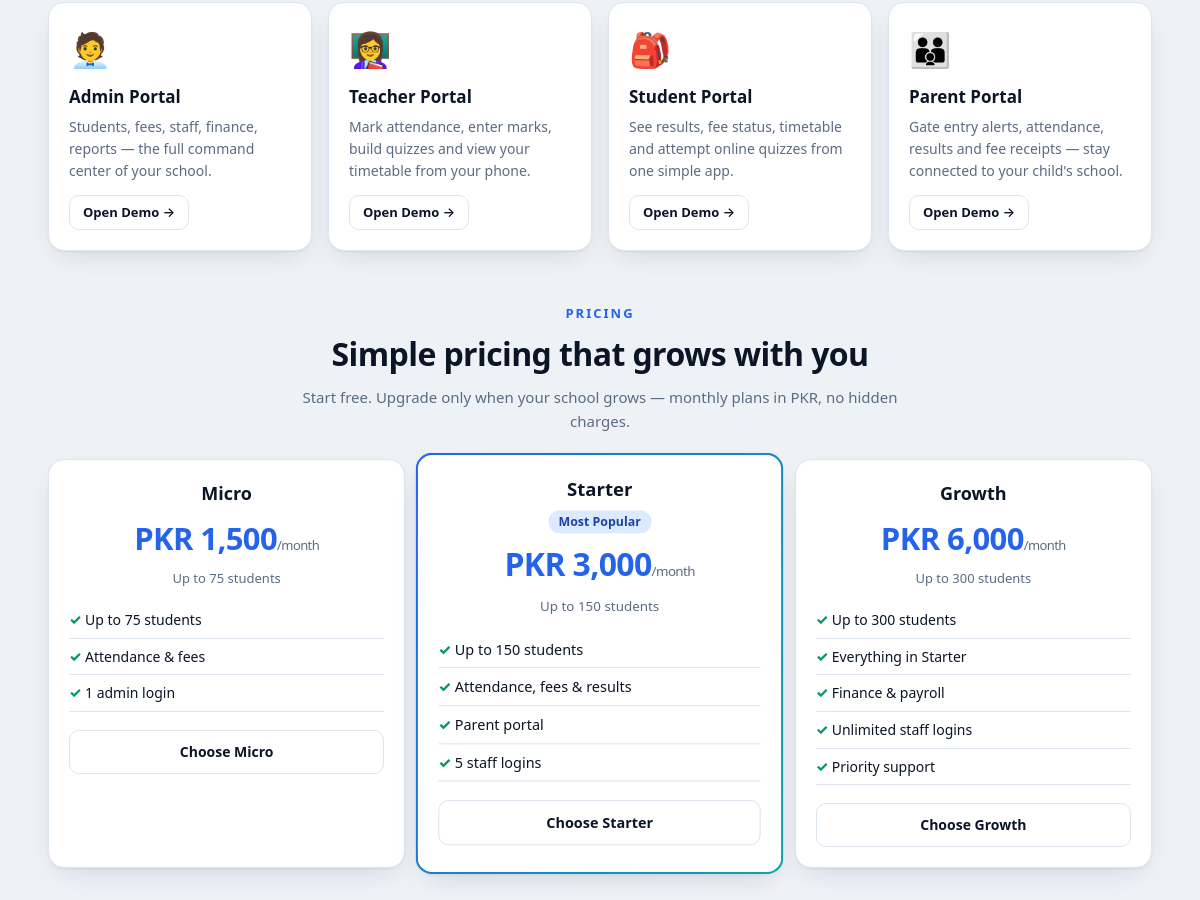
The app's page / (middle part), older data.
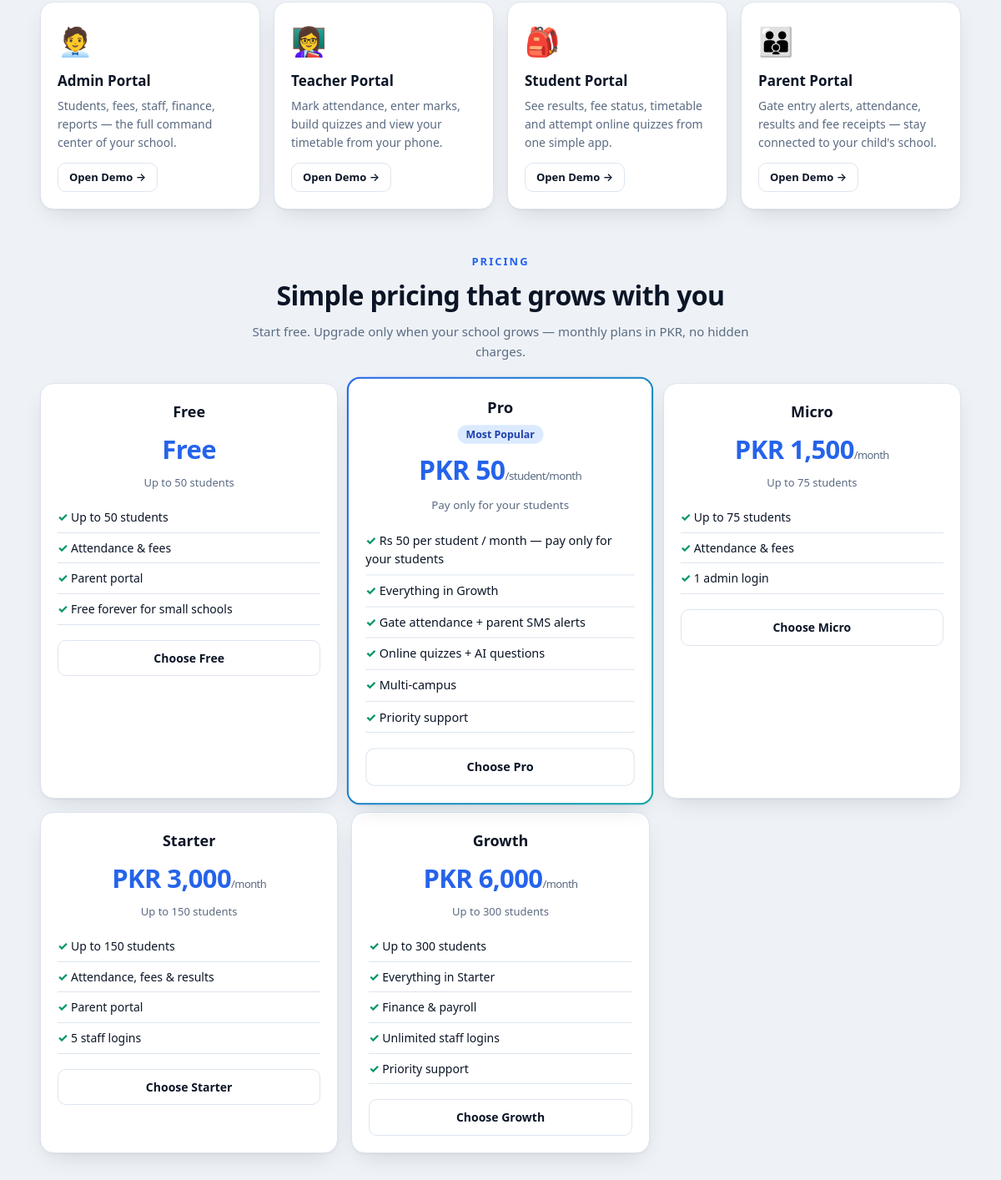
The same page, newer data.
### tables this page shows
CREATE TABLE IF NOT EXISTS packages (
    id INT UNSIGNED AUTO_INCREMENT PRIMARY KEY,
    name VARCHAR(60) NOT NULL,
    max_students INT UNSIGNED NOT NULL,
    price_monthly DECIMAL(12,2) NOT NULL,
    per_student TINYINT(1) NOT NULL DEFAULT 0,
    features TEXT
);

### config/app.php (called while the page is built, shortened)
<?php
function app_url(string $path = ''): string
{
    static $base = null;
    if ($base === null) {
        $env = getenv('APP_URL');
        if ($env) {
            $base = rtrim($env, '/');
        } else {
            $scheme = (!empty($_SERVER['HTTPS']) && $_SERVER['HTTPS'] !== 'off')
                || (($_SERVER['HTTP_X_FORWARDED_PROTO'] ?? '') === 'https') ? 'https' : 'http';
            $host = $_SERVER['HTTP_HOST'] ?? 'localhost';
            $dir = rtrim(str_replace('\\', '/', dirname($_SERVER['SCRIPT_NAME'] ?? '/')), '/');
            $parts = explode('/', trim($dir, '/'));
            if (in_array(end($parts), ['admin', 'teacher', 'student', 'parent', 'auth', 'api'], true)) {
                array_pop($parts);
            }
            $base = $scheme . '://' . $host . ($parts ? '/' . implode('/', $parts) : '');
        }
    }
    return $base . ($path ? '/' . ltrim($path, '/') : '');
}

### includes/helpers.php (called while the page is built, shortened)
<?php
function e(?string $value): string
{
    return htmlspecialchars((string) $value, ENT_QUOTES, 'UTF-8');
}
function fmt_money($amount): string
{
    return CURRENCY . ' ' . number_format((float) $amount, 0);
}

### config/database.php (called while the page is built, shortened)
<?php
function db(): PDO
{
    static $pdo = null;
    if ($pdo === null) {
        $dsn = 'mysql:host=' . DB_HOST . ';port=' . DB_PORT . ';dbname=' . DB_NAME . ';charset=' . DB_CHARSET;
        try {
            $pdo = new PDO($dsn, DB_USER, DB_PASS, [
                PDO::ATTR_ERRMODE => PDO::ERRMODE_EXCEPTION,
                PDO::ATTR_DEFAULT_FETCH_MODE => PDO::FETCH_ASSOC,
                PDO::ATTR_EMULATE_PREPARES => false,
            ]);
        } catch (PDOException $e) {
            http_response_code(500);
            echo '<!doctype html><html><head><meta charset="utf-8"><title>Database Error</title></head>'
                . '<body style="font-family:sans-serif;max-width:640px;margin:60px auto;padding:20px">'
                . '<h1>Database connection failed</h1>'
                . '<p>The application could not connect to MySQL. Create the database and user, import '
                . '<code>database/schema.sql</code>, and verify credentials in <code>config/database.php</code> '
                . '(or the DB_* environment variables).</p>'
                . '</body></html>';
            exit;
        }
    }
    return $pdo;
}

### index.php (the view, shortened to what this page needs)
<?php
$pkgStmt = db()->query('SELECT * FROM packages ORDER BY price_monthly ASC');
$packages = $pkgStmt ? $pkgStmt->fetchAll() : [];
$portals = [
    ['icon' => '🧑‍💼', 'role' => 'Admin', 'desc' => 'Students, fees, staff, finance, reports — the full command center of your school.', 'demo' => 'admin'],
    ['icon' => '👩‍🏫', 'role' => 'Teacher', 'desc' => 'Mark attendance, enter marks, build quizzes and view your timetable from your phone.', 'demo' => 'teacher'],
    ['icon' => '🎒', 'role' => 'Student', 'desc' => 'See results, fee status, timetable and attempt online quizzes from one simple app.', 'demo' => 'student'],
    ['icon' => '👪', 'role' => 'Parent', 'desc' => 'Gate entry alerts, attendance, results and fee receipts — stay connected to your child\'s school.', 'demo' => 'parent'],
];
?>
<!DOCTYPE html>
<html lang="en">
<head>
<link rel="stylesheet" href="<?= e(app_url('assets/css/style.css')) ?>?v=3">
</head>
<body>
<div class="wrap">
  <div class="grid grid-4" style="grid-template-columns:repeat(auto-fit,minmax(220px,1fr))">
    <?php foreach ($portals as $pt): ?>
    <div class="card portal-card" style="margin-bottom:0">
      <div class="card-body">
        <div class="pico"><?= $pt['icon'] ?></div>
        <h3><?= e($pt['role']) ?> Portal</h3>
        <p><?= e($pt['desc']) ?></p>
        <a class="btn secondary small" href="<?= e(app_url('auth/login.php?demo=' . $pt['demo'])) ?>">Open Demo →</a>
      </div>
    </div>
    <?php endforeach; ?>
  </div>
  <p class="section-k" id="pricing">Pricing</p>
  <h2 class="section-title">Simple pricing that grows with you</h2>
  <p class="section-sub">Start free. Upgrade only when your school grows — monthly plans in PKR, no hidden charges.</p>
  <div class="grid grid-3">
    <?php
    $i = 0;
    foreach ($packages as $p):
        $i++;
        $featLines = array_filter(array_map('trim', explode("\n", (string) ($p['features'] ?? ''))));
    ?>
    <div class="card price<?= $i === 2 ? ' featured' : '' ?>" style="margin-bottom:0">
      <div class="card-body">
        <p class="pname"><?= e($p['name']) ?></p>
        <?php if ($i === 2): ?><span class="badge blue">Most Popular</span><?php endif; ?>
        <?php if (!empty($p['per_student'])): ?>
        <p class="pamount"><?= e(fmt_money($p['price_monthly'])) ?><small>/student/month</small></p>
        <p style="color:var(--muted);font-size:13px;margin:0 0 6px">Pay only for your students</p>
        <?php elseif ((float) $p['price_monthly'] <= 0): ?>
        <p class="pamount">Free</p>
        <p style="color:var(--muted);font-size:13px;margin:0 0 6px">Up to <?= e(number_format((int) $p['max_students'])) ?> students</p>
        <?php else: ?>
        <p class="pamount"><?= e(fmt_money($p['price_monthly'])) ?><small>/month</small></p>
        <p style="color:var(--muted);font-size:13px;margin:0 0 6px">Up to <?= e(number_format((int) $p['max_students'])) ?> students</p>
        <?php endif; ?>
        <ul>
          <?php foreach ($featLines as $line): ?>
          <li><?= e($line) ?></li>
          <?php endforeach; ?>
        </ul>
        <a class="btn secondary" style="width:100%;text-align:center" href="<?= e(app_url('subscribe.php?package_id=' . (int)$p['id'])) ?>">Choose <?= e($p['name']) ?></a>
      </div>
    </div>
    <?php endforeach; ?>
  </div>
</div>
</body>
</html>

### assets/css/style.css (style rules this page uses)
:root { --bg: #eef2f7; --surface: #ffffff; --surface-muted: #f6f8fb; --text: #0b1526; --muted: #5b6b82; --border: #dde5ee; --primary: #2563eb; --primary-dark: #1d4ed8; --primary-soft: #e8effc; --accent: #d97706; --gold: #f5b301; --success: #059669; --warning: #d97706; --danger: #dc2626; --info: #0284c7; --grad: linear-gradient(120deg, #2563eb 0%, #0ea5a4 100%); --grad-hero: linear-gradient(130deg, #0b2a6b 0%, #2563eb 45%, #059669 110%); --radius: 16px; --radius-s: 10px; --shadow: 0 1px 2px rgba(11, 21, 38, .05), 0 10px 30px -12px rgba(11, 21, 38, .18); --shadow-lg: 0 24px 60px -18px rgba(11, 21, 38, .35); --sidebar-w: 256px; }
* { box-sizing: border-box; }
html, body { margin: 0; padding: 0; }
body { font-family: "Segoe UI", -apple-system, BlinkMacSystemFont, Roboto, "Helvetica Neue", Arial, sans-serif; background: var(--bg); color: var(--text); font-size: 15px; line-height: 1.55; -webkit-font-smoothing: antialiased; }
a { color: var(--primary); text-decoration: none; }
.card { background: var(--surface); border: 1px solid var(--border); border-radius: var(--radius); box-shadow: var(--shadow); margin-bottom: 20px; }
.card-body { padding: 20px; }
.grid { display: grid; gap: 16px; }
.grid-3 { grid-template-columns: repeat(3, 1fr); }
.grid-4 { grid-template-columns: repeat(4, 1fr); }
.badge { display: inline-block; padding: 2px 10px; border-radius: 999px; font-size: 12px; font-weight: 600; background: #e2e8f0; color: #334155; }
.badge.blue { background: #dbeafe; color: #1e40af; }
.btn { display: inline-block; padding: 10px 20px; border-radius: 10px; border: 1px solid transparent; font-size: 14px; font-weight: 600; cursor: pointer; background: var(--grad); color: #fff; box-shadow: 0 8px 18px -8px rgba(37, 99, 235, .55); transition: transform .15s ease, box-shadow .15s ease, filter .15s ease; }
.btn.secondary { background: var(--surface); color: var(--text); border-color: var(--border); box-shadow: none; }
.btn.small { padding: 6px 13px; font-size: 13px; }

### index.php (style rules this page uses)
.wrap { max-width: 1140px; margin: 0 auto; padding: 0 18px; }
.section-k { text-align: center; color: var(--primary); font-weight: 800; font-size: 13px; letter-spacing: 2px; text-transform: uppercase; margin: 52px 0 6px; }
.section-title { text-align: center; margin: 0 0 8px; font-size: clamp(24px, 3.6vw, 32px); letter-spacing: -.6px; }
.section-sub { text-align: center; color: var(--muted); margin: 0 auto 26px; max-width: 640px; }
.portal-card { text-align: left; height: 100%; }
.portal-card .pico { font-size: 34px; }
.portal-card h3 { margin: 8px 0 6px; font-size: 17px; }
.portal-card p { margin: 0 0 14px; color: var(--muted); font-size: 14px; }
.price { text-align: center; height: 100%; }
.price .pname { font-size: 18px; font-weight: 800; margin: 0 0 4px; }
.price .pamount { font-size: 31px; font-weight: 800; color: var(--primary); margin: 6px 0; letter-spacing: -.6px; }
.price .pamount small { font-size: 13px; font-weight: 500; color: var(--muted); }
.price ul { list-style: none; margin: 14px 0 18px; padding: 0; text-align: left; }
.price ul li { padding: 7px 0; border-bottom: 1px solid var(--border); font-size: 14px; }
.price ul li::before { content: "✓ "; color: var(--success); font-weight: 800; }
.price.featured { border: 2px solid transparent; background: linear-gradient(var(--surface), var(--surface)) padding-box, var(--grad) border-box; transform: scale(1.03); }

Row changes from the older to the newer data that the page shows:
added packages: name "Free", max_students "50", features "Up to 50 students", features "Attendance & fees", features "Parent portal", features "Free forever for small schools"
added packages: name "Pro", shows "Most Popular", price_monthly "PKR 50", features "Rs 50 per student / month — pay only for your students", features "Everything in Growth", features "Gate attendance + parent SMS alerts", features "Online quizzes + AI questions", features "Multi-campus", features "Priority support"
shown differently, row unchanged: packages "PKR 3,000": no longer shows "Most Popular"
